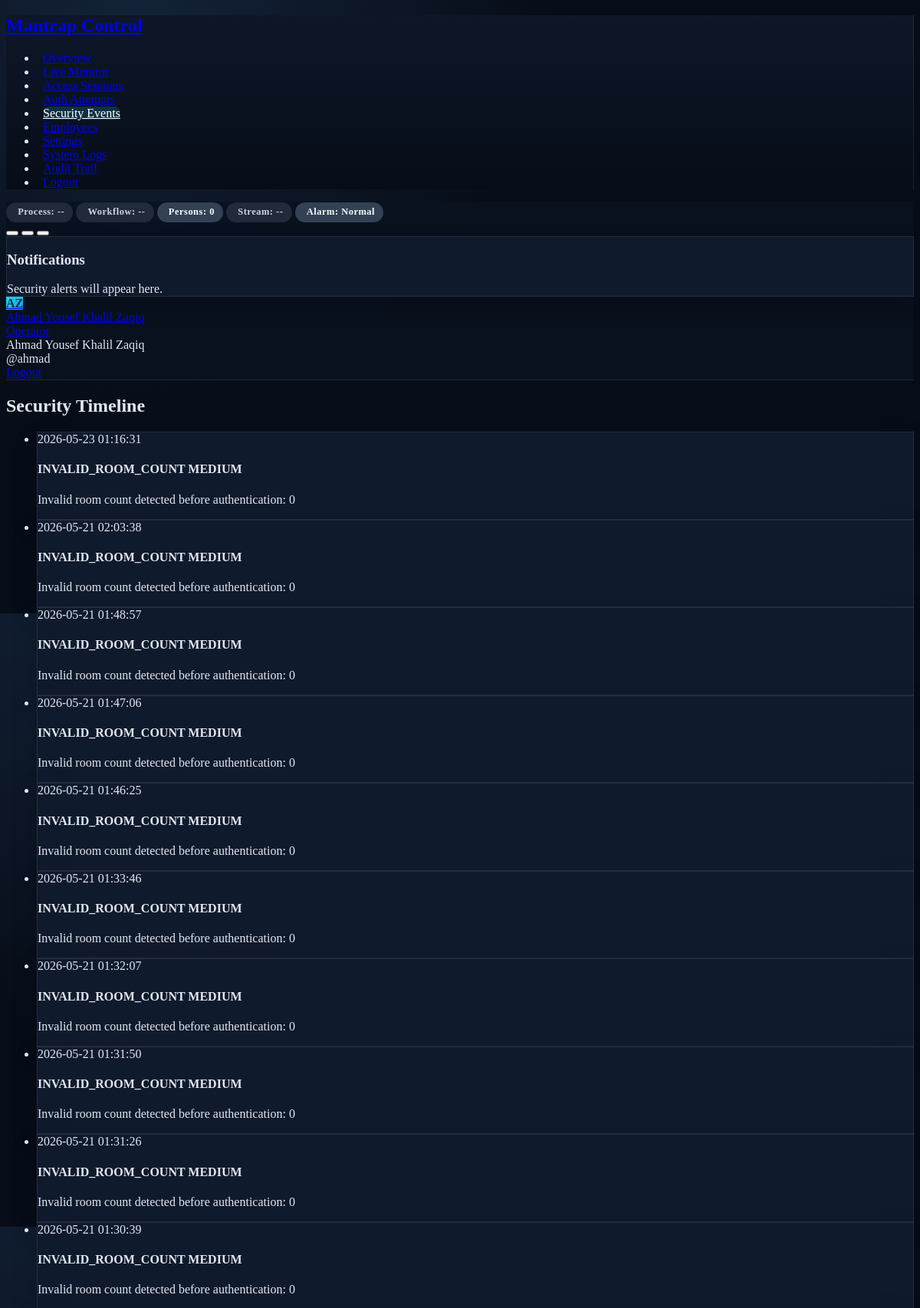
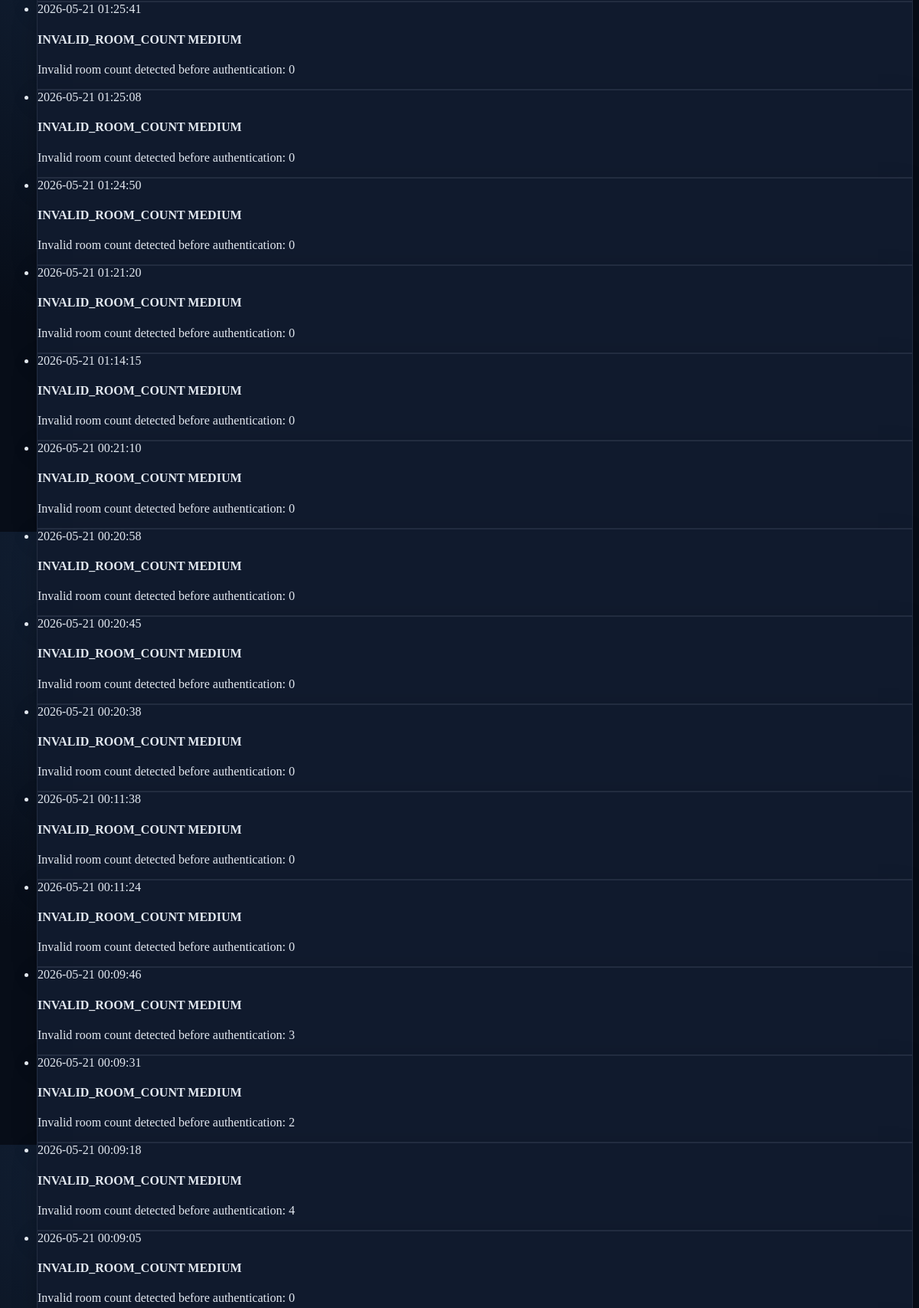
Page /security-events/timeline (signed in, upper part) on the committed database (2 pictures, top to bottom).
### tables this page shows
CREATE TABLE AdminUser (
            AdminUserID INTEGER PRIMARY KEY AUTOINCREMENT,
            PersonID INTEGER NOT NULL,
            UserName TEXT NOT NULL UNIQUE,
            Email TEXT UNIQUE,
            PasswordHash TEXT NOT NULL,
            IsActive INTEGER NOT NULL DEFAULT 1,
            IsDeleted INTEGER NOT NULL DEFAULT 0,
            LastLoginDate TEXT,
            CreationDate TEXT NOT NULL DEFAULT CURRENT_TIMESTAMP,
            LastUpdatedDate TEXT, Role TEXT NOT NULL DEFAULT 'Operator',

            FOREIGN KEY (PersonID) REFERENCES Person(PersonID)
        );

CREATE TABLE SecurityEvent (
            SecurityEventID INTEGER PRIMARY KEY AUTOINCREMENT,
            AccessSessionID INTEGER,
            EmployeeID INTEGER,
            EventType TEXT NOT NULL,
            Severity TEXT NOT NULL,
            DetectedPersonsCount INTEGER,
            Description TEXT,
            IsResolved INTEGER NOT NULL DEFAULT 0,
            ResolvedByAdminUserID INTEGER,
            ResolvedDate TEXT,
            CreationDate TEXT NOT NULL DEFAULT CURRENT_TIMESTAMP,
            LastUpdatedDate TEXT,

            FOREIGN KEY (AccessSessionID) REFERENCES AccessSession(AccessSessionID),
            FOREIGN KEY (EmployeeID) REFERENCES Employee(EmployeeID),
            FOREIGN KEY (ResolvedByAdminUserID) REFERENCES AdminUser(AdminUserID)
        );

### web_dashboard/routes/security_routes.py (the view)
@security_bp.route("/timeline")
@login_required
def timeline():
    result = security_service.list_security_events(page=1, per_page=100)
    return render_template("security/timeline.html", events=result["items"])

### database/database_manager.py (called while the page is built)
def get_connection():
    connection = sqlite3.connect(DATABASE_PATH)
    connection.row_factory = sqlite3.Row
    connection.execute("PRAGMA foreign_keys = ON;")
    return connection

def row_to_dict(row):
    if row is None:
        return None
    return dict(row)

def rows_to_list(rows):
    return [dict(row) for row in rows]

def execute_query(query, params=()):
    try:
        with get_connection() as connection:
            cursor = connection.execute(query, params)
            rows = cursor.fetchall()
            return rows_to_list(rows)
    except Exception as error:
        print(f"[DATABASE] Query error: {error}", flush=True)
        return []

def execute_query_one(query, params=()):
    try:
        with get_connection() as connection:
            cursor = connection.execute(query, params)
            row = cursor.fetchone()
            return row_to_dict(row)
    except Exception as error:
        print(f"[DATABASE] Query one error: {error}", flush=True)
        return None

### web_dashboard/services/admin_service.py (called while the page is built)
def get_admin_role(admin_id):
    row = execute_query_one(
        "SELECT Role FROM AdminUser WHERE AdminUserID = ?;",
        (admin_id,),
    )
    return row["Role"] if row and row.get("Role") else ROLE_OPERATOR

def is_super_admin(admin_id):
    return get_admin_role(admin_id) == ROLE_SUPER

### web_dashboard/services/security_service.py (called while the page is built)
def list_security_events(page=1, per_page=25, severity=None, event_type=None,
                         resolved=None, search_text=None):
    search_text = sanitize_search_text(search_text)
    rows = get_security_events_paginated(
        page=page,
        limit=per_page,
        severity=severity,
        event_type=event_type,
        resolved=resolved,
        search_text=search_text,
    )
    total = count_security_events(
        severity=severity,
        event_type=event_type,
        resolved=resolved,
        search_text=search_text,
    )
    return {
        "items": rows,
        "pagination": build_pagination(page, total, per_page),
    }

### web_dashboard/utils/pagination.py (called while the page is built)
def build_pagination(page, total_items, per_page):
    total_pages = max(1, (total_items + per_page - 1) // per_page)
    page = max(1, min(page, total_pages))
    return {
        "page": page,
        "per_page": per_page,
        "total_items": total_items,
        "total_pages": total_pages,
        "has_prev": page > 1,
        "has_next": page < total_pages,
        "prev_page": page - 1 if page > 1 else None,
        "next_page": page + 1 if page < total_pages else None,
    }

### web_dashboard/templates/security/timeline.html (shortened to what this page needs)
{% extends "layouts/base.html" %}
{% block content %}
{% set title = "Security Timeline" %}{% include "layouts/partials/_page_header.html" %}
<ul class="timeline">
{% for event in events %}
<li class="timeline-event">
    <div class="card timeline-event-card">
        <div class="card-body">
            <div class="text-secondary small">{{ event.CreationDate }}</div>
            <h4>{{ event.EventType }} <span class="badge {{ event.Severity|badge_class }}">{{ event.Severity }}</span></h4>
            <p>{{ event.Description or 'No description.' }}</p>
        </div>
    </div>
</li>
{% else %}<li class="text-secondary">No events in timeline.</li>{% endfor %}
</ul>
{% endblock %}

### web_dashboard/templates/layouts/base.html (shortened to what this page needs)
<!DOCTYPE html>
<html lang="en" data-bs-theme="dark">
<head>
    <link rel="stylesheet" href="https://cdn.jsdelivr.net/npm/@tabler/core@1.0.0-beta20/dist/css/tabler.min.css">
    <link rel="stylesheet" href="https://cdn.jsdelivr.net/npm/@tabler/icons-webfont@3.19.0/tabler-icons.min.css">
    <link rel="stylesheet" href="{{ url_for('static', filename='css/dashboard.css') }}">
    <link rel="stylesheet" href="{{ url_for('static', filename='css/mantrap_visual.css') }}">
</head>
<body>
    <div class="page">
        {% include "layouts/partials/_sidebar.html" %}
        <div class="page-wrapper">
            {% include "layouts/partials/_navbar.html" %}
            <div class="page-body">
                <div class="container-xl">
                    {% block content %}{% endblock %}
                </div>
            </div>
        </div>
    </div>
</body>
</html>

### web_dashboard/templates/layouts/partials/_sidebar.html (shortened to what this page needs)
<aside class="navbar navbar-vertical navbar-expand-lg" data-bs-theme="dark">
    <div class="container-fluid">
        <h1 class="navbar-brand navbar-brand-autodark">
            <a href="{{ url_for('dashboard.index') }}" class="text-decoration-none text-white">
            </a>
        </h1>
        <div class="collapse navbar-collapse" id="sidebar-menu">
            <ul class="navbar-nav pt-lg-3">
                <li class="nav-item"><a class="nav-link " href="{{ url_for('dashboard.index') }}"><span class="nav-link-title"></span></a></li>
                <li class="nav-item"><a class="nav-link " href="{{ url_for('live.index') }}"><span class="nav-link-title"></span></a></li>
                <li class="nav-item"><a class="nav-link " href="{{ url_for('access.list_sessions') }}"><span class="nav-link-title"></span></a></li>
                <li class="nav-item"><a class="nav-link " href="{{ url_for('auth_attempts.list_attempts') }}"><span class="nav-link-title"></span></a></li>
                <li class="nav-item"><a class="nav-link {% if request.endpoint and request.endpoint.startswith('security.') %}active{% endif %}" href="{{ url_for('security.list_events') }}"><span class="nav-link-icon"></span><span class="nav-link-title">Security Events</span></a></li>
                <li class="nav-item"><a class="nav-link " href="{{ url_for('employees.list_employees') }}"><span class="nav-link-title">Employees</span></a></li>
                <li class="nav-item"><a class="nav-link " href="{{ url_for('settings.index') }}"><span class="nav-link-title"></span></a></li>
                <li class="nav-item"><a class="nav-link " href="{{ url_for('logs.index') }}"><span class="nav-link-title"></span></a></li>
                <li class="nav-item"><a class="nav-link " href="{{ url_for('audit.index') }}"><span class="nav-link-title"></span></a></li>
                <li class="nav-item mt-4"><a class="nav-link text-red" href="{{ url_for('auth.logout') }}"><span class="nav-link-icon"></span><span class="nav-link-title">Logout</span></a></li>
            </ul>
        </div>
    </div>
</aside>

### web_dashboard/templates/layouts/partials/_navbar.html (shortened to what this page needs)
<header class="navbar navbar-expand-md d-print-none top-navbar-premium">
    <div class="container-xl">
        <div class="navbar-nav flex-row flex-wrap align-items-center gap-2 me-auto d-none d-xl-flex">
            <span class="status-pill" id="nav-process-badge" data-state="UNKNOWN"><span>Process: --</span></span>
            <span class="status-pill" id="nav-workflow-badge" data-state="UNKNOWN"><span>Workflow: --</span></span>
            <span class="status-pill" id="nav-count-badge" data-state="NORMAL"><span>Persons: 0</span></span>
            <span class="status-pill" id="nav-stream-badge" data-state="INACTIVE"><span>Stream: --</span></span>
            <span class="status-pill" id="nav-alarm-badge" data-state="NORMAL"><span>Alarm: Normal</span></span>
        </div>
        <div class="navbar-nav flex-row order-md-last ms-auto align-items-center gap-2">
            <div class="btn-list d-none d-md-flex">
                <button type="button" class="btn btn-sm btn-success system-control-btn" data-action="start" title="Start System"></button>
                <button type="button" class="btn btn-sm btn-danger system-control-btn" data-action="stop" title="Stop System"></button>
                <button type="button" class="btn btn-sm btn-warning system-control-btn" data-action="restart" title="Restart System"></button>
            </div>
            <div class="nav-item dropdown">
                <div class="dropdown-menu dropdown-menu-end dropdown-menu-card">
                    <div class="card">
                        <div class="card-header"><h3 class="card-title">Notifications</h3></div>
                        <div class="list-group list-group-flush">
                            <div class="list-group-item text-secondary small">Security alerts will appear here.</div>
                        </div>
                    </div>
                </div>
            </div>
            <div class="nav-item dropdown">
                <a href="#" class="nav-link d-flex lh-1 p-0 px-2" data-bs-toggle="dropdown">
                    <span class="avatar avatar-sm admin-avatar">{{ admin_profile().initials }}</span>
                    <div class="d-none d-xl-block ps-2 text-start">
                        <div class="fw-semibold text-white">{{ admin_profile().display_name }}</div>
                        <div class="small text-secondary">{{ admin_profile().role_label }}</div>
                    </div>
                </a>
                <div class="dropdown-menu dropdown-menu-end dropdown-menu-arrow">
                    <div class="dropdown-header">{{ admin_profile().display_name }}</div>
                    <div class="dropdown-item-text text-secondary small">@{{ admin_profile().username }}</div>
                    <a class="dropdown-item text-danger" href="{{ url_for('auth.logout') }}">Logout</a>
                </div>
            </div>
        </div>
    </div>
</header>

### web_dashboard/templates/layouts/partials/_page_header.html (shortened to what this page needs)
<div class="page-header d-print-none mb-4">
    <div class="row align-items-center">
        <div class="col">
            <h2 class="page-title">{{ title }}</h2>
        </div>
    </div>
</div>

### web_dashboard/static/css/dashboard.css (style rules this page uses)
:root { --mantrap-bg: #070d18; --mantrap-card: #101a2d; --mantrap-card-hover: #152238; --mantrap-border: rgba(148, 163, 184, 0.14); --mantrap-accent: #22d3ee; --mantrap-accent-soft: rgba(34, 211, 238, 0.16); --mantrap-success: #10b981; --mantrap-danger: #ef4444; --mantrap-warning: #f59e0b; }
body { background: radial-gradient(circle at 15% 0%, #132238 0%, var(--mantrap-bg) 42%); color: #e2e8f0; }
.page { background: transparent; }
.navbar-vertical { background: linear-gradient(180deg, #0d1728 0%, #070d18 100%); border-right: 1px solid var(--mantrap-border); }
.navbar-vertical .nav-link { border-radius: 10px; margin: 0.15rem 0.5rem; transition: all 0.2s ease; }
.navbar-vertical .nav-link:hover, .navbar-vertical .nav-link.active { background: var(--mantrap-accent-soft); color: #fff; }
.top-navbar-premium { background: rgba(10, 18, 32, 0.92); border-bottom: 1px solid var(--mantrap-border); backdrop-filter: blur(10px); min-height: 64px; }
.card, .stat-card, .metric-card, .status-card, .chart-card, .system-control-card { background: var(--mantrap-card); border: 1px solid var(--mantrap-border); box-shadow: 0 12px 30px rgba(0, 0, 0, 0.22); }
.status-pill { display: inline-flex; align-items: center; gap: 0.25rem; padding: 0.35rem 0.7rem; border-radius: 999px; font-size: 0.78rem; font-weight: 600; letter-spacing: 0.04em; background: #334155; color: #f8fafc; }
.status-pill[data-state="UNKNOWN"] { background: rgba(100, 116, 139, 0.25); color: #cbd5e1; }
.status-pill[data-state="OFFLINE"], .status-pill[data-state="INACTIVE"] { background: rgba(100, 116, 139, 0.25); color: #cbd5e1; }
.admin-avatar { background: linear-gradient(135deg, #22d3ee, #0ea5e9); color: #042f3a; font-weight: 700; }

### rows in the picture
AdminUser: UserName "ahmad"
SecurityEvent: CreationDate "2026-05-23 01:16:31", EventType "INVALID_ROOM_COUNT", Severity "MEDIUM", Description "Invalid room count detected before authentication: 0"
SecurityEvent: CreationDate "2026-05-21 02:03:38", EventType "INVALID_ROOM_COUNT", Severity "MEDIUM", Description "Invalid room count detected before authentication: 0"
SecurityEvent: CreationDate "2026-05-21 01:48:57", EventType "INVALID_ROOM_COUNT", Severity "MEDIUM", Description "Invalid room count detected before authentication: 0"
SecurityEvent: CreationDate "2026-05-21 01:47:06", EventType "INVALID_ROOM_COUNT", Severity "MEDIUM", Description "Invalid room count detected before authentication: 0"
SecurityEvent: CreationDate "2026-05-21 01:46:25", EventType "INVALID_ROOM_COUNT", Severity "MEDIUM", Description "Invalid room count detected before authentication: 0"
SecurityEvent: CreationDate "2026-05-21 01:33:46", EventType "INVALID_ROOM_COUNT", Severity "MEDIUM", Description "Invalid room count detected before authentication: 0"
SecurityEvent: CreationDate "2026-05-21 01:32:07", EventType "INVALID_ROOM_COUNT", Severity "MEDIUM", Description "Invalid room count detected before authentication: 0"
SecurityEvent: CreationDate "2026-05-21 01:31:50", EventType "INVALID_ROOM_COUNT", Severity "MEDIUM", Description "Invalid room count detected before authentication: 0"
SecurityEvent: CreationDate "2026-05-21 01:31:26", EventType "INVALID_ROOM_COUNT", Severity "MEDIUM", Description "Invalid room count detected before authentication: 0"
SecurityEvent: CreationDate "2026-05-21 01:30:39", EventType "INVALID_ROOM_COUNT", Severity "MEDIUM", Description "Invalid room count detected before authentication: 0"
SecurityEvent: CreationDate "2026-05-21 01:25:41", EventType "INVALID_ROOM_COUNT", Severity "MEDIUM", Description "Invalid room count detected before authentication: 0"
SecurityEvent: CreationDate "2026-05-21 01:25:08", EventType "INVALID_ROOM_COUNT", Severity "MEDIUM", Description "Invalid room count detected before authentication: 0"
SecurityEvent: CreationDate "2026-05-21 01:24:50", EventType "INVALID_ROOM_COUNT", Severity "MEDIUM", Description "Invalid room count detected before authentication: 0"
SecurityEvent: CreationDate "2026-05-21 01:21:20", EventType "INVALID_ROOM_COUNT", Severity "MEDIUM", Description "Invalid room count detected before authentication: 0"
SecurityEvent: CreationDate "2026-05-21 01:14:15", EventType "INVALID_ROOM_COUNT", Severity "MEDIUM", Description "Invalid room count detected before authentication: 0"
SecurityEvent: CreationDate "2026-05-21 00:21:10", EventType "INVALID_ROOM_COUNT", Severity "MEDIUM", Description "Invalid room count detected before authentication: 0"
SecurityEvent: CreationDate "2026-05-21 00:20:58", EventType "INVALID_ROOM_COUNT", Severity "MEDIUM", Description "Invalid room count detected before authentication: 0"
SecurityEvent: CreationDate "2026-05-21 00:20:45", EventType "INVALID_ROOM_COUNT", Severity "MEDIUM", Description "Invalid room count detected before authentication: 0"
SecurityEvent: CreationDate "2026-05-21 00:20:38", EventType "INVALID_ROOM_COUNT", Severity "MEDIUM", Description "Invalid room count detected before authentication: 0"
SecurityEvent: CreationDate "2026-05-21 00:11:38", EventType "INVALID_ROOM_COUNT", Severity "MEDIUM", Description "Invalid room count detected before authentication: 0"
SecurityEvent: CreationDate "2026-05-21 00:11:24", EventType "INVALID_ROOM_COUNT", Severity "MEDIUM", Description "Invalid room count detected before authentication: 0"
SecurityEvent: CreationDate "2026-05-21 00:09:46", EventType "INVALID_ROOM_COUNT", Severity "MEDIUM", Description "Invalid room count detected before authentication: 3"
SecurityEvent: CreationDate "2026-05-21 00:09:31", EventType "INVALID_ROOM_COUNT", Severity "MEDIUM", Description "Invalid room count detected before authentication: 2"
SecurityEvent: CreationDate "2026-05-21 00:09:18", EventType "INVALID_ROOM_COUNT", Severity "MEDIUM", Description "Invalid room count detected before authentication: 4"
SecurityEvent: CreationDate "2026-05-21 00:09:05", EventType "INVALID_ROOM_COUNT", Severity "MEDIUM", Description "Invalid room count detected before authentication: 0"

### other values in the picture
{{ admin_profile().initials }} "AZ"
{{ admin_profile().display_name }} "Ahmad Yousef Khalil Zaqiq"
{{ title }} "Security Timeline"
